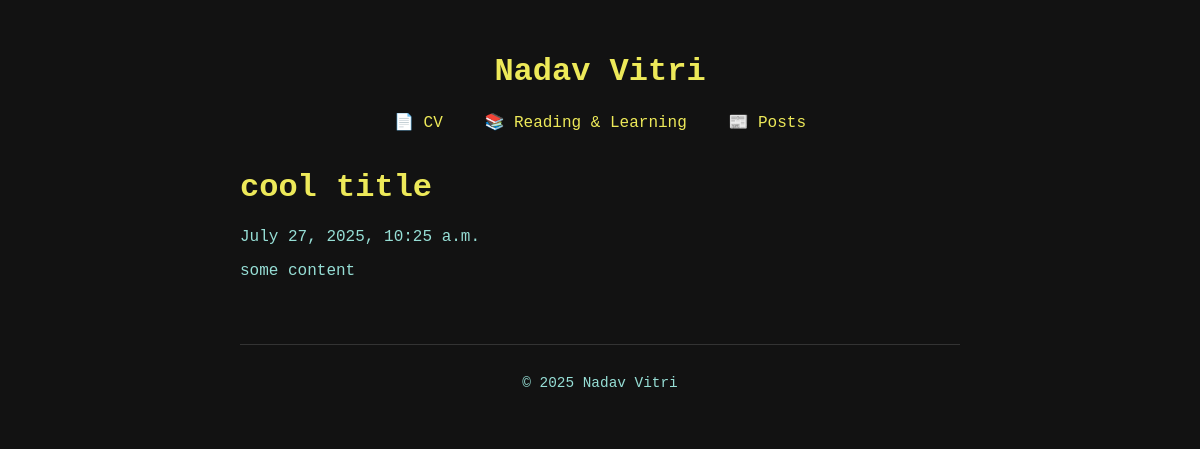
The app's page /posts/cool-title/ with its own data.
### posts/models.py (models this page shows, shortened)
class Post(models.Model):
    title = models.CharField(max_length=200)
    content = models.TextField()
    is_published = models.BooleanField(default=False)
    created_at = models.DateTimeField(auto_now_add=True)
    updated_at = models.DateTimeField(auto_now=True)
    slug = models.SlugField(blank=True, unique=True)

### posts/views.py (the view)
# urls.py: path('posts/<slug:slug>/', views.post, name="post_detail"),
def post(request, slug):
    post = Post.objects.get(slug=slug)
    context = {
        'post': post,
        'year': datetime.now().year
    }
    return render(request, "post_detail.html", context)

### posts/templatetags/markdown_extras.py (called while the page is built)
@register.filter(name='markdown')
def markdown_format(text):
    return markdown.markdown(text)

### posts/templates/post_detail.html (shortened to what this page needs)
{% extends "layout.html" %}
{% load markdown_extras %}
{% block content %}
<h1>{{ post.title }}</h1>
<p>{{ post.created_at }}</p>
<p>{{ post.content|markdown|safe }}</p>
{% endblock %}

### static/css/style.css (style rules this page uses)
body { background-color: #121212; color: #96ded5; font-family: "Courier New", Courier, monospace; margin: 0; padding: 0 15rem; }
title, h1, h2, h3 { color: #ede959; }

### records on screen
Post: title "cool title", created_at "July 27, 2025, 10:25 a.m.", content "some content"
